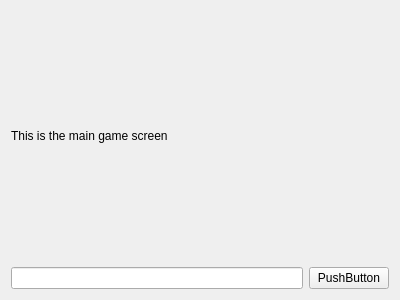
<?xml version="1.0" encoding="UTF-8"?>
<ui version="4.0">
 <class>form_maingame</class>
 <widget class="QWidget" name="form_maingame">
  <property name="geometry">
   <rect>
    <x>0</x>
    <y>0</y>
    <width>400</width>
    <height>300</height>
   </rect>
  </property>
  <property name="windowTitle">
   <string>Form</string>
  </property>
  <layout class="QGridLayout" name="gridLayout">
   <item row="0" column="0" colspan="2">
    <widget class="QLabel" name="label">
     <property name="text">
      <string>This is the main game screen</string>
     </property>
    </widget>
   </item>
   <item row="1" column="0">
    <widget class="QLineEdit" name="lineEdit"/>
   </item>
   <item row="1" column="1">
    <widget class="QPushButton" name="pushButton">
     <property name="text">
      <string>PushButton</string>
     </property>
    </widget>
   </item>
  </layout>
 </widget>
 <resources/>
 <connections/>
</ui>
